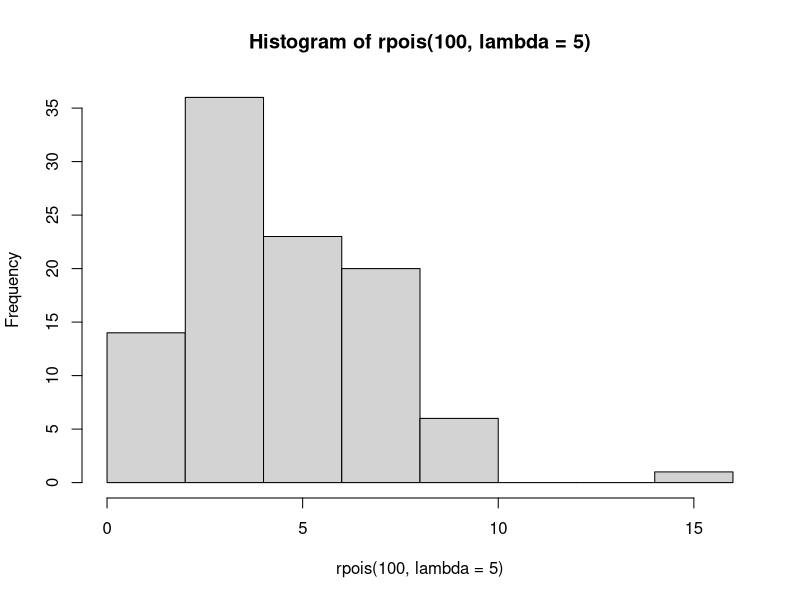
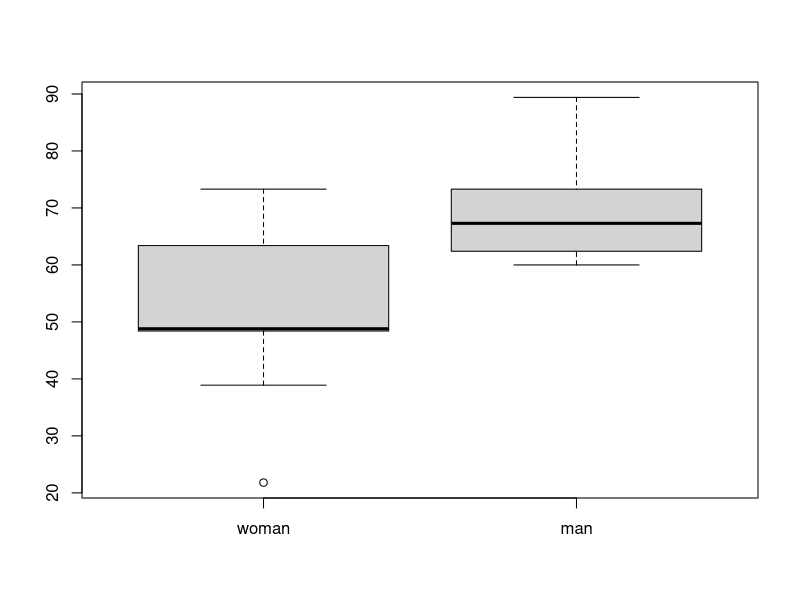
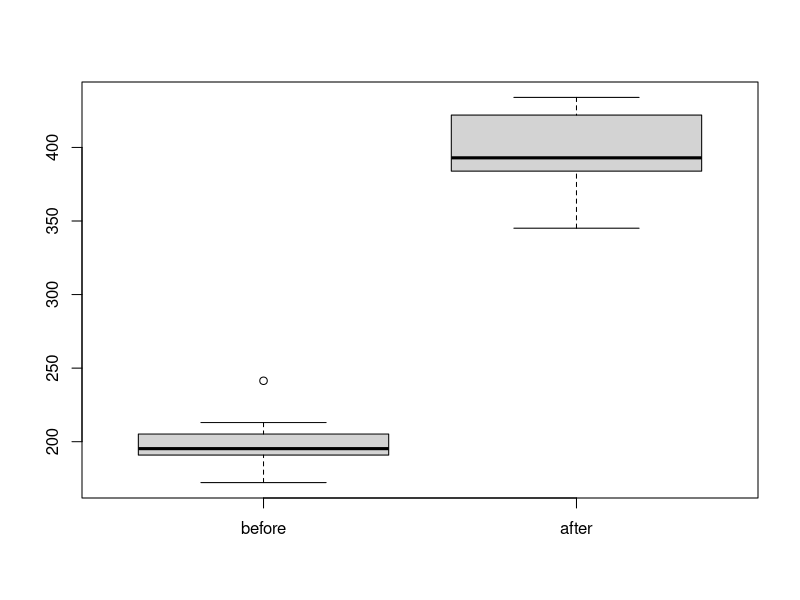

Write the R code that produced these figures, in order.
## ---- chunk 1
knitr::opts_chunk$set(echo = TRUE)
## ---- chunk 2
rpois(100, lambda = 5)
## ---- chunk 3
hist(rpois(100, lambda = 5))
## ---- chunk 4
pexp(8, rate =3) - pexp(6, rate = 3)
## ---- chunk 5
pnorm(10, mean = 8, sd = 3, lower.tail = F)
## ---- chunk 6
pbinom(sqrt(5), size = 20, prob = 0.4)
## ---- chunk 7
combination_base <- choose(300, 110)^2
prop <- 0
sq <- 55
dq <-55
#probability of 2 students getting at least 50% of the test

repeat{
  prop <- ((choose(300,110)*choose(110,sq)*choose(190,dq))/combination_base) + prop
  sq <-sq + 1
  dq <- dq -1
  if(sq == 110) break
}
prop
## ---- chunk 8
# H0: mu_man = mu_woman Ha: mu_man != mu_woman
# load data
woman <- c(38.9, 61.2, 73.3, 21.8, 63.4, 64.6, 48.4, 48.8, 48.5)
man <- c(67.8, 60.0, 63.4, 76.0, 89.4, 73.3, 67.3, 61.3, 62.4)

# visualize data by box plot
boxplot(woman, man, names = c('woman', 'man'))

shapiro.test(woman)
shapiro.test(man)

# p-value of the shapiro-test of both samples are 0.6101 and 0.1066, which are greater than the significance level(0.05), not reject H0, both samples are normal.

var.test(woman,man)
var.test(man,woman)

# p-value of the variance test is 0.1714, which is greater than the significance level (0.05), not reject H0, the variance of both samples are assumed to be the same.

t.test(woman, man, mu = 0, var.equal = T)

# p-value of the t-test is 0.01327, which is less than the significance level 0.05, reject H0, the mean of woman'weight and man's weight are significantly different.
## ---- chunk 9
#H0: mu_before = mu_after, Ha: mu_before <= mu_after
# load data
before <- c(200.1, 190.9, 192.7, 213.0, 241.4, 196.9, 172.2, 185.5, 205.2, 193.7)
after <- c(392.9, 393.2, 345.1, 393.0, 434.0, 427.9, 422.0, 383.9, 392.3, 352.2)
diff <- after - before

# visualize data by box plot
boxplot(before, after, names = c('before', 'after'))

shapiro.test(diff)

# p-value of shapiro test of the different is 0.6141, greater than the significance level 0.05, not reject H0, the different can be assumed normal.

t.test(diff, mu = 0, alternative = 'greater', conf.level = 0.9)

# p-value of the paired sample t-test is less than the significance level 0.10, reject H0, the mean of the weight after is significantly greater than one before.
